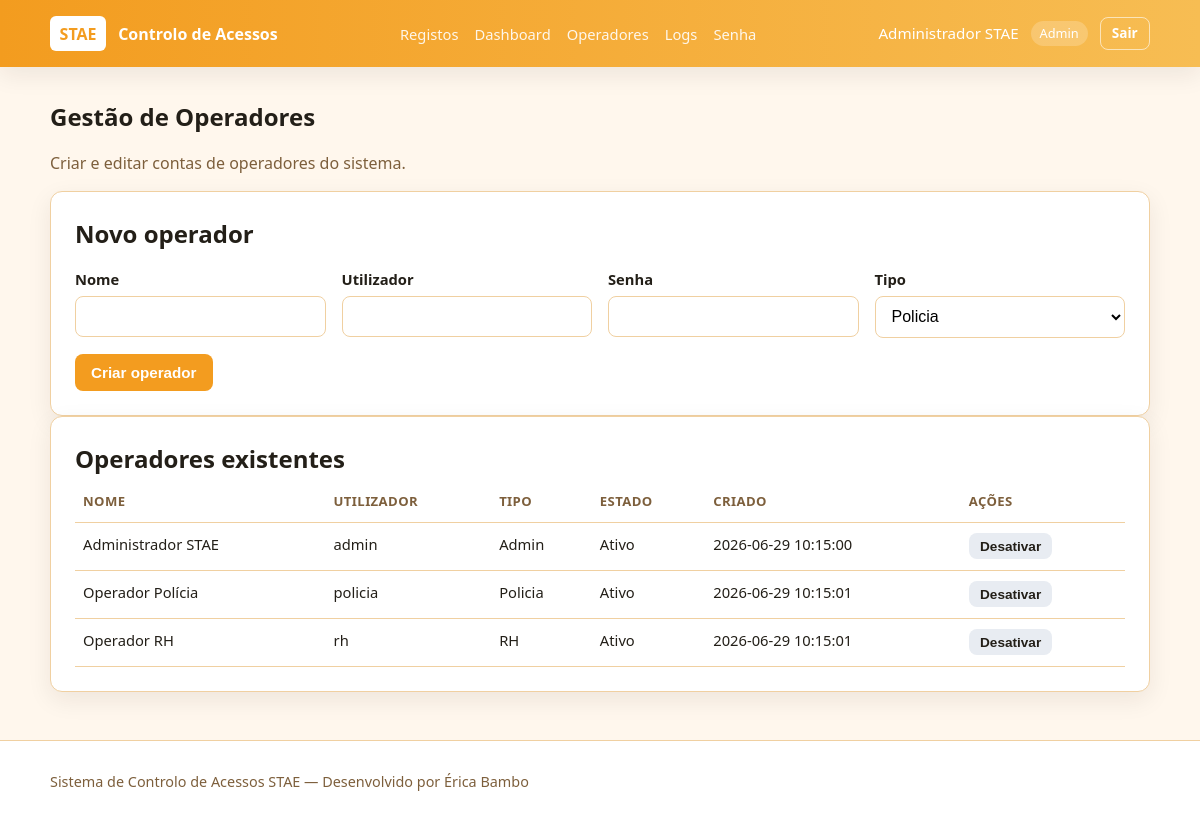
Page /operadores (signed in) on the earlier database version.
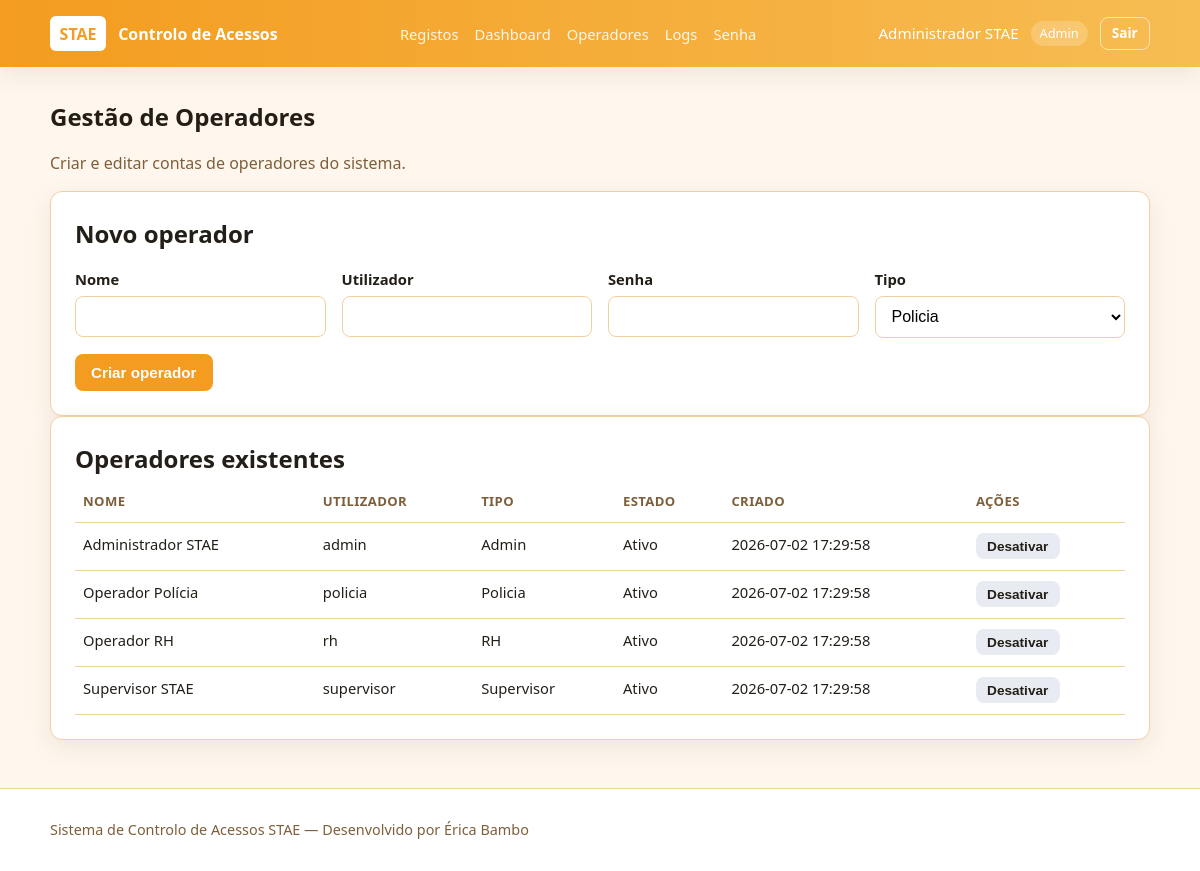
Same page on the later database version.
### tables this page shows
CREATE TABLE operadores (
                    id INTEGER PRIMARY KEY AUTOINCREMENT,
                    nome TEXT NOT NULL,
                    usuario TEXT NOT NULL UNIQUE,
                    senha_hash TEXT NOT NULL,
                    tipo TEXT NOT NULL,
                    ativo INTEGER NOT NULL DEFAULT 1,
                    criado_em TIMESTAMP NOT NULL DEFAULT CURRENT_TIMESTAMP
                );

### app/routes/admin.py (the view)
@admin_bp.route("/operadores")
def operadores():
    redirecionar = _requer_login() or _requer_permissao("gerir_operadores")
    if redirecionar:
        return redirecionar
    return render_template(
        "admin_operadores.html",
        operadores=listar_operadores(),
        tipos_operador=("Policia", "Admin", "RH"),
    )

### app/backend.py (called while the page is built)
def _is_testing():
    return os.environ.get("FLASK_ENV") == "testing" or os.environ.get("PYTEST_CURRENT_TEST") is not None

def _get_sqlite_path(url_or_path=None):
    candidate = url_or_path or os.environ.get("STAE_SQLITE_PATH", DATABASE_PATH)
    if candidate.startswith("sqlite:///"):
        candidate = candidate.replace("sqlite:///", "", 1)
    if candidate.startswith("sqlite://"):
        candidate = candidate.replace("sqlite://", "", 1)
    return candidate

def listar_operadores():
    with BACKEND.get_db() as conn:
        with conn.cursor() as cursor:
            cursor.execute("SELECT id, nome, usuario, tipo, ativo, criado_em FROM operadores ORDER BY nome")
            rows = cursor.fetchall()
            return [dict(row) for row in rows]

    def __enter__(self):
        return self.cursor

    def __exit__(self, exc_type, exc_val, exc_tb):
        self.cursor.close()

    def cursor(self):
        return SQLiteCursorWrapper(self.conn.cursor())

    def commit(self):
        self.conn.commit()

    def close(self):
        self.conn.close()

### app/routes/admin.py (called while the page is built)
def _requer_login():
    if not session.get("operador_id"):
        return redirect(url_for("auth.login"))
    return None

### templates/admin_operadores.html (shortened to what this page needs)
{% extends "base.html" %}
{% block content %}
<section class="page-header">
    <h1>Gestão de Operadores</h1>
    <p>Criar e editar contas de operadores do sistema.</p>
</section>
<div class="card">
    <h2>Novo operador</h2>
    <form method="POST" action="{{ url_for('admin.criar_operador_route') }}" class="form">
        <div class="form-row">
            <div class="form-group">
                <label>Nome</label>
                <input type="text" name="nome" required>
            </div>
            <div class="form-group">
                <label>Utilizador</label>
                <input type="text" name="usuario" required>
            </div>
            <div class="form-group">
                <label>Senha</label>
                <input type="password" name="senha" required minlength="6">
            </div>
            <div class="form-group">
                <label>Tipo</label>
                <select name="tipo" required>
                    {% for t in tipos_operador %}
                    <option value="{{ t }}">{{ t }}</option>
                    {% endfor %}
                </select>
            </div>
        </div>
        <button type="submit" class="btn btn-primary">Criar operador</button>
    </form>
</div>
<div class="card registos-recentes">
    <h2>Operadores existentes</h2>
    <div class="table-wrap">
        <table>
            <thead>
                <tr>
                    <th>Nome</th>
                    <th>Utilizador</th>
                    <th>Tipo</th>
                    <th>Estado</th>
                    <th>Criado</th>
                    <th>Ações</th>
                </tr>
            </thead>
            <tbody>
                {% for op in operadores %}
                <tr>
                    <td>{{ op.nome }}</td>
                    <td>{{ op.usuario }}</td>
                    <td>{{ op.tipo }}</td>
                    <td>{{ 'Ativo' if op.ativo else 'Inativo' }}</td>
                    <td>{{ op.criado_em }}</td>
                    <td>
                        <form method="POST" action="{{ url_for('admin.editar_operador_route', operador_id=op.id) }}" class="inline-form">
                            <button type="submit" class="btn btn-secondary btn-sm">
                                {{ 'Desativar' if op.ativo else 'Ativar' }}
                            </button>
                        </form>
                    </td>
                </tr>
                {% endfor %}
            </tbody>
        </table>
    </div>
</div>
{% endblock %}

### templates/base.html (shortened to what this page needs)
<!DOCTYPE html>
<html lang="pt">
<head>
    <link rel="stylesheet" href="{{ url_for('static', filename='css/style.css') }}">
</head>
<body>
    <header class="topbar">
        <div class="container topbar-inner">
            <div class="brand">
                <span class="brand-mark">STAE</span>
                <span class="brand-text">Controlo de Acessos</span>
            </div>
            {% if session.get('operador_nome') %}
            <nav class="nav-links">
                <a href="{{ url_for('registos.menu') }}">Registos</a>
                {% if session.operador_tipo == 'Admin' %}
                <a href="{{ url_for('admin.dashboard') }}">Dashboard</a>
                <a href="{{ url_for('admin.operadores') }}">Operadores</a>
                <a href="{{ url_for('admin.logs') }}">Logs</a>
                {% endif %}
                <a href="{{ url_for('admin.alterar_senha') }}">Senha</a>
            </nav>
            <div class="user-info">
                <span>{{ session.operador_nome }}</span>
                <span class="badge">{{ session.operador_tipo }}</span>
                <a class="btn btn-outline btn-sm" href="{{ url_for('auth.logout') }}">Sair</a>
            </div>
            {% endif %}
        </div>
    </header>
    <main class="container main-content">
        {% block content %}{% endblock %}
    </main>
    <footer class="footer">
        <div class="container">
            <p>Sistema de Controlo de Acessos STAE &mdash; Desenvolvido por Érica Bambo</p>
        </div>
    </footer>
</body>
</html>

Differences in the rows shown:
changed operadores "Administrador STAE": criado_em "2026-06-29 10:15:00" → "2026-07-02 17:29:58"
changed operadores "Operador Polícia": criado_em "2026-06-29 10:15:01" → "2026-07-02 17:29:58"
changed operadores "Operador RH": criado_em "2026-06-29 10:15:01" → "2026-07-02 17:29:58"
added operadores: nome "Supervisor STAE", usuario "supervisor", tipo "Supervisor", ativo "Ativo", criado_em "2026-07-02 17:29:58", ativo "Desativar"
